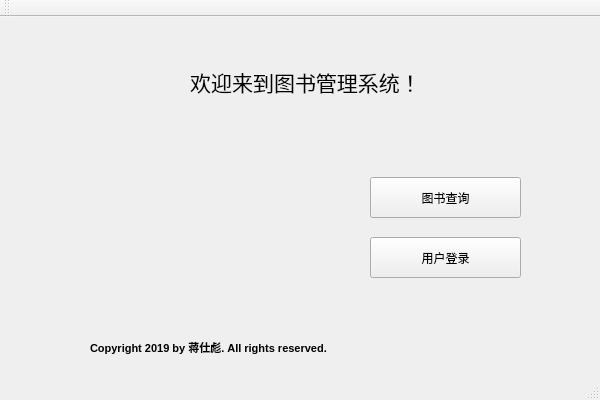
<?xml version="1.0" encoding="UTF-8"?>
<ui version="4.0">
 <class>MainWindow</class>
 <widget class="QMainWindow" name="MainWindow">
  <property name="geometry">
   <rect>
    <x>0</x>
    <y>0</y>
    <width>600</width>
    <height>400</height>
   </rect>
  </property>
  <property name="cursor">
   <cursorShape>ArrowCursor</cursorShape>
  </property>
  <property name="windowTitle">
   <string>图书管理系统</string>
  </property>
  <property name="iconSize">
   <size>
    <width>30</width>
    <height>30</height>
   </size>
  </property>
  <widget class="QWidget" name="centralWidget">
   <widget class="QLabel" name="label">
    <property name="enabled">
     <bool>true</bool>
    </property>
    <property name="geometry">
     <rect>
      <x>120</x>
      <y>10</y>
      <width>371</width>
      <height>111</height>
     </rect>
    </property>
    <property name="font">
     <font>
      <family>Microsoft YaHei UI</family>
      <pointsize>28</pointsize>
      <weight>9</weight>
      <italic>false</italic>
      <bold>false</bold>
     </font>
    </property>
    <property name="styleSheet">
     <string notr="true">font: 75 28pt &quot;Microsoft YaHei UI&quot;;</string>
    </property>
    <property name="text">
     <string>&lt;html&gt;&lt;head/&gt;&lt;body&gt;&lt;p align=&quot;center&quot;&gt;&lt;span style=&quot; font-size:16pt;&quot;&gt;欢迎来到图书管理系统！&lt;/span&gt;&lt;/p&gt;&lt;/body&gt;&lt;/html&gt;</string>
    </property>
   </widget>
   <widget class="QLabel" name="label_2">
    <property name="geometry">
     <rect>
      <x>90</x>
      <y>300</y>
      <width>451</width>
      <height>61</height>
     </rect>
    </property>
    <property name="text">
     <string>&lt;html&gt;&lt;head/&gt;&lt;body&gt;&lt;p&gt;&lt;span style=&quot; font-size:8pt; font-weight:600;&quot;/&gt;&lt;span style=&quot; font-size:8pt; font-weight:600;&quot;&gt;Copyright 2019 by &lt;/span&gt;&lt;span style=&quot; font-size:8pt; font-weight:600;&quot;&gt;蒋仕彪&lt;/span&gt;&lt;span style=&quot; font-size:8pt; font-weight:600;&quot;&gt;. All rights reserved.&lt;/span&gt;&lt;/p&gt;&lt;/body&gt;&lt;/html&gt;</string>
    </property>
   </widget>
   <widget class="QLabel" name="label_3">
    <property name="geometry">
     <rect>
      <x>50</x>
      <y>140</y>
      <width>261</width>
      <height>131</height>
     </rect>
    </property>
    <property name="styleSheet">
     <string notr="true">image: url(book.jpg)</string>
    </property>
    <property name="text">
     <string/>
    </property>
   </widget>
   <widget class="QPushButton" name="pushButton">
    <property name="geometry">
     <rect>
      <x>370</x>
      <y>160</y>
      <width>151</width>
      <height>41</height>
     </rect>
    </property>
    <property name="text">
     <string>图书查询</string>
    </property>
   </widget>
   <widget class="QPushButton" name="pushButton_2">
    <property name="geometry">
     <rect>
      <x>370</x>
      <y>220</y>
      <width>151</width>
      <height>41</height>
     </rect>
    </property>
    <property name="text">
     <string>用户登录</string>
    </property>
   </widget>
  </widget>
  <widget class="QToolBar" name="mainToolBar">
   <attribute name="toolBarArea">
    <enum>TopToolBarArea</enum>
   </attribute>
   <attribute name="toolBarBreak">
    <bool>false</bool>
   </attribute>
  </widget>
  <widget class="QStatusBar" name="statusBar"/>
 </widget>
 <layoutdefault spacing="6" margin="11"/>
 <resources/>
 <connections/>
</ui>
